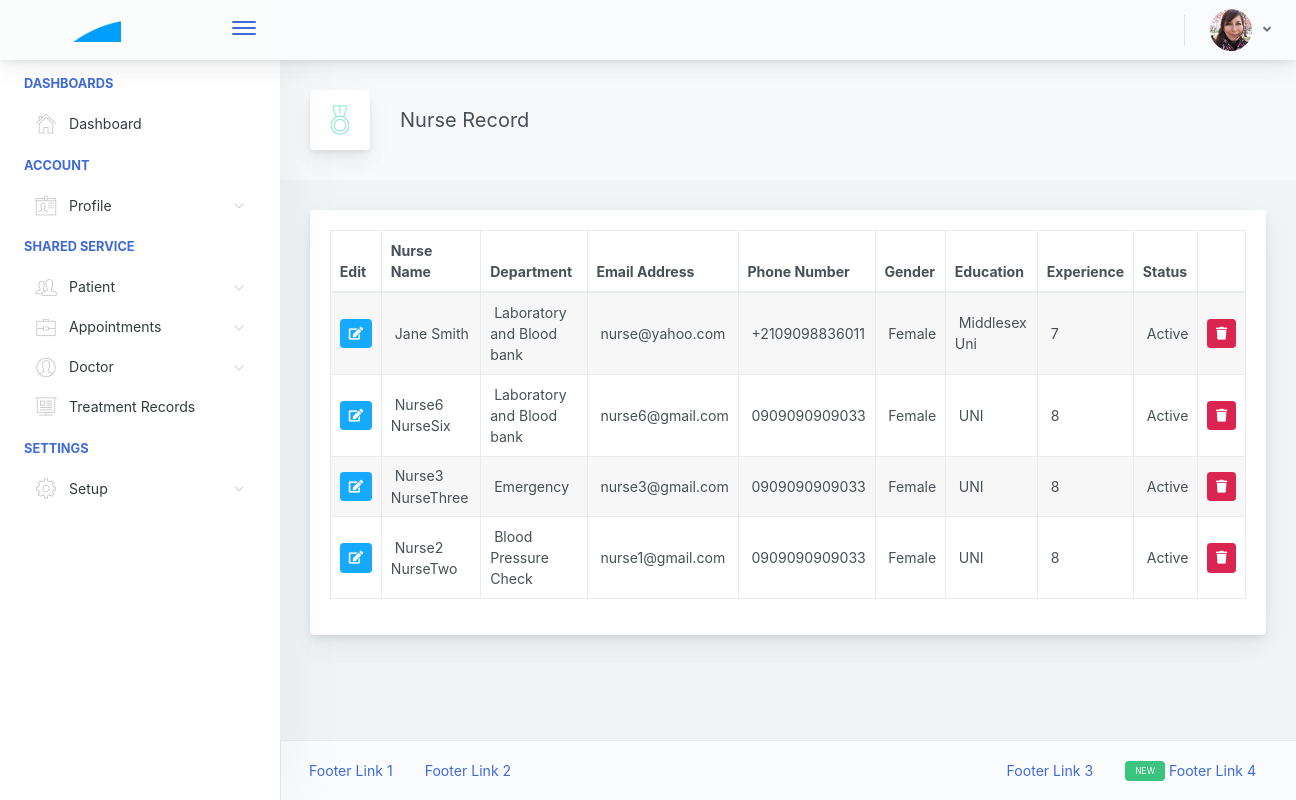
The page /Admin/viewNurse.php (signed in) on the database its author committed.
### tables this page shows
CREATE TABLE `nurse_tbl` (
  `id` int(11) NOT NULL AUTO_INCREMENT,
  `nurseFirstname` varchar(50) DEFAULT NULL,
  `nurseLastname` varchar(45) DEFAULT NULL,
  `education` varchar(100) DEFAULT NULL,
  `qualification` varchar(100) DEFAULT NULL,
  `experience` varchar(50) DEFAULT NULL,
  `departmentid` int(11) DEFAULT NULL,
  `gender` varchar(45) DEFAULT NULL,
  `address` varchar(100) DEFAULT NULL,
  `city` varchar(45) DEFAULT NULL,
  `phoneNumber` varchar(45) DEFAULT NULL,
  `emailAddress` varchar(45) DEFAULT NULL,
  `password` varchar(50) DEFAULT NULL,
  `status` varchar(45) DEFAULT NULL,
  PRIMARY KEY (`id`)
);

CREATE TABLE `department_tbl` (
  `id` int(11) NOT NULL AUTO_INCREMENT,
  `departmentName` varchar(100) DEFAULT NULL,
  `description` varchar(200) DEFAULT NULL,
  `status` varchar(45) DEFAULT NULL,
  PRIMARY KEY (`id`)
);

### Admin/viewNurse.php (the view, shortened to what this page needs)
<!DOCTYPE html>
<html lang="en">
<head>
    <link rel="stylesheet" href="../assets/main.d810cf0ae7f39f28f336.css">
</head>
<body>
    <div class="app-container app-theme-white body-tabs-shadow fixed-sidebar fixed-header">
        <?php include("./layout/header.php"); ?>
        <div class="app-main">
            <?php include("./layout/sidebar.php"); ?>
            <div class="app-main__outer">
                <div class="app-main__inner">
                    <div class="app-page-title">
                        <div class="page-title-wrapper">
                            <div class="page-title-heading">
                                <div class="page-title-icon">
                                    <i class="pe-7s-medal icon-gradient bg-tempting-azure"></i>
                                </div>
                                <div>Nurse Record
                                </div>
                            </div>
                        </div>
                    </div>
                    <div class="tab-content">
                        <div class="row">
                            <div class="col-md-12">
                                <div class="main-card mb-3 card">
                                    <div class="card-body">
                                        <table style="width: 100%;" id="example" class="table table-hover table-striped table-bordered">
                                            <thead>
                                                <tr>
                                                    <th>Edit</th>
                                                    <th>Nurse Name</th>
                                                    <th>Department</th>
                                                    <th>Email Address</th>
                                                    <th>Phone Number</th>
                                                    <th>Gender</th>
                                                    <th>Education</th>
                                                    <th>Experience</th>
                                                    <th>Status</th>
                                                    <th></th>
                                                </tr>
                                            </thead>
                                            <tbody>
                                                <?php
                                                global $db_connect;
                                                $query = "SELECT * FROM nurse_tbl";
                                                $execute = mysqli_query($db_connect, $query);
                                                while ($rs = mysqli_fetch_array($execute)) {
                                                    $querydept = "SELECT * FROM department_tbl WHERE id='$rs[departmentid]'";
                                                    $executedept = mysqli_query($db_connect, $querydept);
                                                    $rsdept = mysqli_fetch_array($executedept);
                                                    echo "
                                                        <tr>
                                                            <td>
                                                            <a href='addNurse.php?editid=$rs[id]'>
                                                                <button class='btn btn-info btn-sm float-left'>
                                                                    <i class='fa fa-edit'></i>
                                                                </button>
                                                                </a>
                                                            </td>
                                                            <td>&nbsp;$rs[nurseFirstname] $rs[nurseLastname]</td>
                                                            <td>&nbsp;$rsdept[departmentName]</td>
                                                            <td>&nbsp;$rs[emailAddress]</td>
                                                            <td>&nbsp;$rs[phoneNumber]</td>
                                                            <td>&nbsp;$rs[gender]</td>
                                                            <td>&nbsp;$rs[education]</td>
                                                            <td>&nbsp;$rs[experience]</td>
                                                            <td>&nbsp;$rs[status]</td>
                                                            <td>
                                                                 <a href='viewNurse.php?delid=$rs[id]'>
                                                                 <button class='btn btn-danger btn-sm float-right'>
                                                                     <i class='fa fa-trash'></i>
                                                                 </button>
                                                                 </a>
                                                            </td>
                                                        </tr>
                                                    ";
                                                }
                                                ?>
                                            </tbody>
                                        </table>
                                    </div>
                                </div>
                            </div>
                        </div>
                    </div>
                </div>
                <div class="app-wrapper-footer">
                    <div class="app-footer">
                        <div class="app-footer__inner">
                            <div class="app-footer-left">
                                <ul class="nav">
                                    <li class="nav-item">
                                        <a href="javascript:void(0);" class="nav-link">
                                            Footer Link 1
                                        </a>
                                    </li>
                                    <li class="nav-item">
                                        <a href="javascript:void(0);" class="nav-link">
                                            Footer Link 2
                                        </a>
                                    </li>
                                </ul>
                            </div>
                            <div class="app-footer-right">
                                <ul class="nav">
                                    <li class="nav-item">
                                        <a href="javascript:void(0);" class="nav-link">
                                            Footer Link 3
                                        </a>
                                    </li>
                                    <li class="nav-item">
                                        <a href="javascript:void(0);" class="nav-link">
                                            <div class="badge badge-success mr-1 ml-0">
                                                <small>NEW</small>
                                            </div>
                                            Footer Link 4
                                        </a>
                                    </li>
                                </ul>
                            </div>
                        </div>
                    </div>
                </div>
            </div>
        </div>
</body>
</html>

### rows shown on the page
nurse_tbl: nurseFirstname "Jane", nurseLastname "Smith", department_tbl.departmentName "Laboratory and Blood bank", emailAddress "nurse@yahoo.com", phoneNumber "+2109098836011", gender "Female", education "Middlesex Uni", experience "7", status "Active"
nurse_tbl: nurseFirstname "Nurse6", nurseLastname "NurseSix", department_tbl.departmentName "Laboratory and Blood bank", emailAddress "nurse6@gmail.com", phoneNumber "0909090909033", gender "Female", education "UNI", experience "8", status "Active"
nurse_tbl: nurseFirstname "Nurse3", nurseLastname "NurseThree", department_tbl.departmentName "Emergency", emailAddress "nurse3@gmail.com", phoneNumber "0909090909033", gender "Female", education "UNI", experience "8", status "Active"
nurse_tbl: nurseFirstname "Nurse2", nurseLastname "NurseTwo", department_tbl.departmentName "Blood Pressure Check", emailAddress "nurse1@gmail.com", phoneNumber "0909090909033", gender "Female", education "UNI", experience "8", status "Active"
